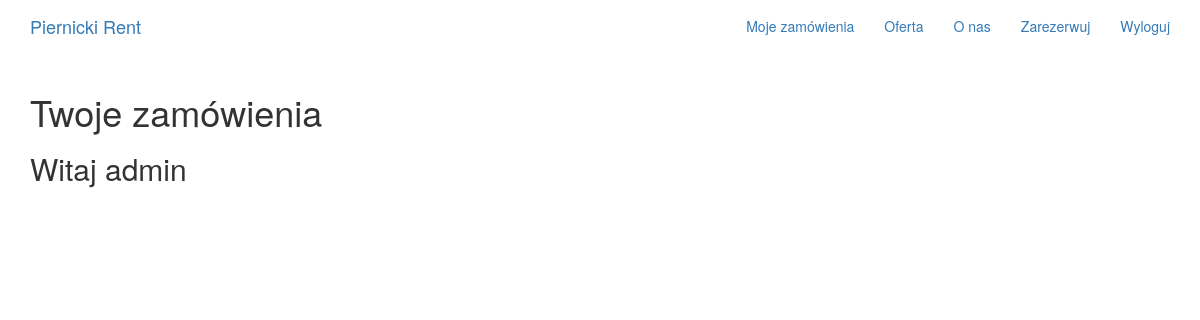
The app's page /cars/booking_list (signed in), older data.
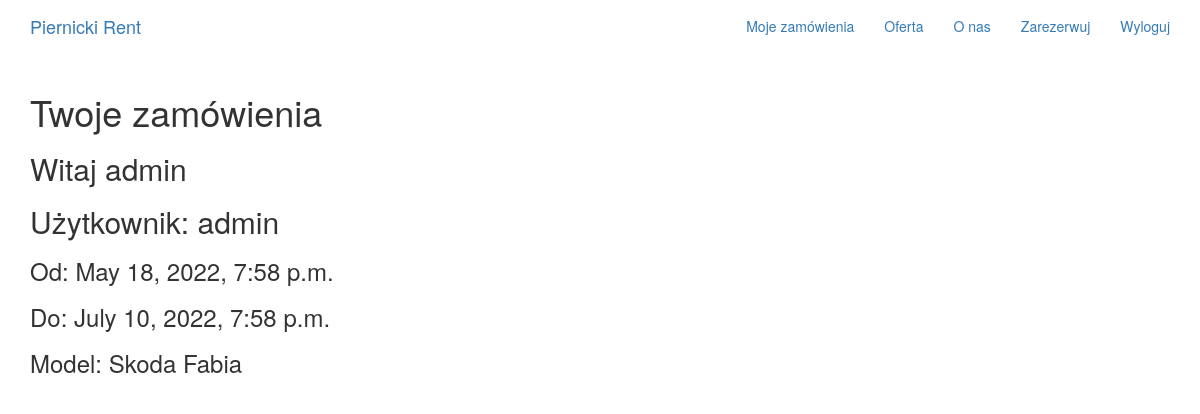
The same page, newer data.
### cars/models.py (models this page shows, shortened)
class Booking(models.Model):
    user = models.ForeignKey(User, on_delete=models.CASCADE)
    car = models.ForeignKey(Car, on_delete=models.CASCADE)
    check_in = models.DateTimeField()
    check_out = models.DateTimeField()

class Car(models.Model):
    main = models.ForeignKey(CarMain, on_delete=models.CASCADE)
    detail = models.OneToOneField(CarDetail, on_delete=models.PROTECT)
    image = models.ImageField(blank=True, null=True)
    def __str__(self):
        return f"{self.main.marka} {self.main.model}"

class CarMain(models.Model):
    marka = models.CharField(max_length=16)
    model = models.CharField(max_length=32)

### cars/views.py (the view, shortened to what this page needs)
# urls.py: path('booking_list', BookingListView.as_view(), name = "booking_list"),
class BookingListView(ListView):
    model = Booking
    template_name = "booking_list.html"

### templates/cars/booking_list.html (shortened to what this page needs)
{% extends 'base.html' %}
{% block content %}
<head>
</head>
<div class="content">
    <div class="header">
        <div class="headings">
            <h1>Twoje zamówienia</h1>
            <h2>Witaj {{user}}</h2>
        </div>
    </div>
    <div class="bookings">
            {% for booking in booking_list %}
                {%if booking.user == user%}
                    <div class="booking">
                        <div class="category">
                            <h2>Użytkownik: {{booking.user}}</h2>
                        </div>
                        <div class="from">
                            <h3>Od: {{booking.check_in}}</h3>
                        </div>
                        <div class="to">
                            <h3>Do: {{booking.check_out}}</h3>
                        </div>
                        <div class="beds">
                            <h3>Model: {{booking.car}}</h3>
                        </div>
                    </div>
                {%endif%}
            {% endfor %}
    </div>
</div>
{% endblock %}

Row changes from the older to the newer data that the page shows:
added Booking: user "admin", check_in "May 18, 2022, 7:58 p.m.", check_out "July 10, 2022, 7:58 p.m.", car "Skoda Fabia"
